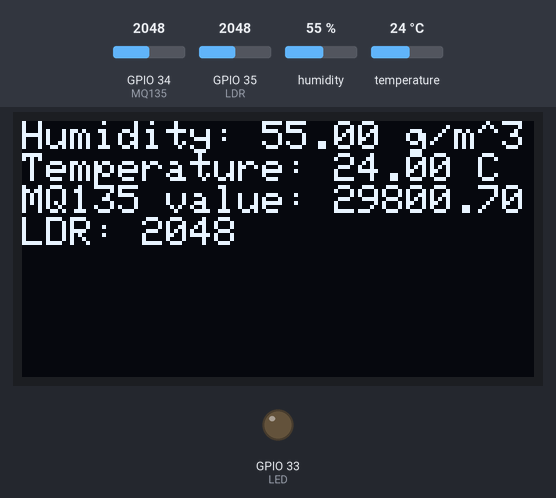
Bench run of a sketch on a simulated ESP32. Parts: 128×64 one-colour display, output pins drawn as LEDs (lit = HIGH). The inputs (shaded band) are chosen by the test bench; at power-on: GPIO 35 (LDR) = 2048, humidity 55 %, GPIO 34 (MQ135) = 2048, temperature 24 °C. What the sketch prints to the serial monitor is not drawn.

Above: at 2.2 s.
2.3 s: GPIO 35 (LDR) set to 1058
At 3.9 s:
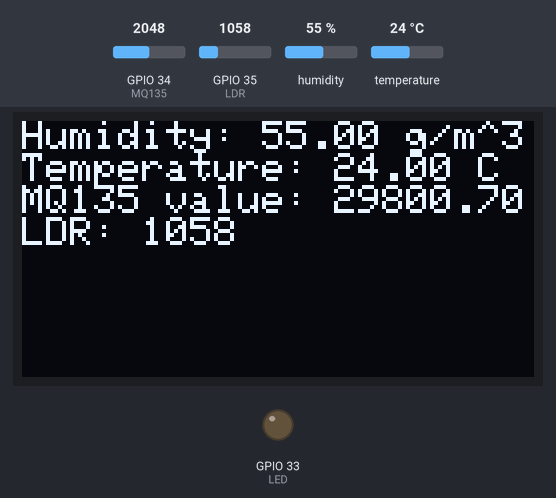
4.2 s: GPIO 35 (LDR) set to 949
At 5.3 s:
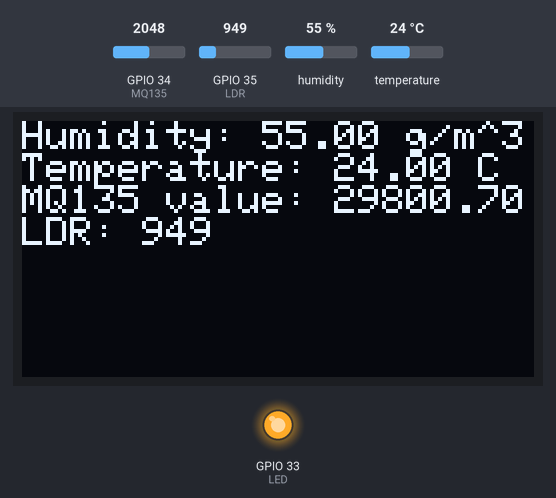
5.8 s: humidity set to 22 %
At 7.9 s:
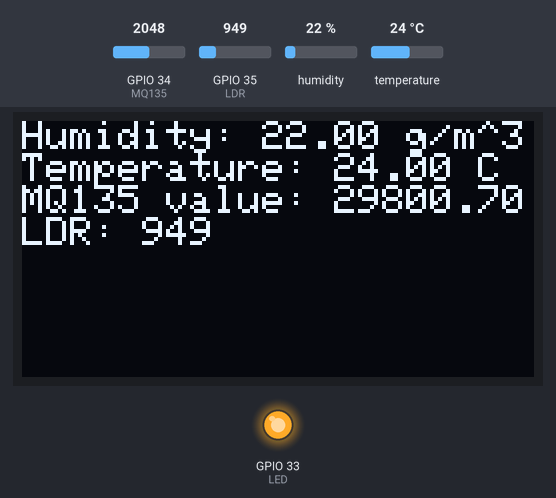
9.0 s: GPIO 34 (MQ135) set to 2866
At 10.2 s:
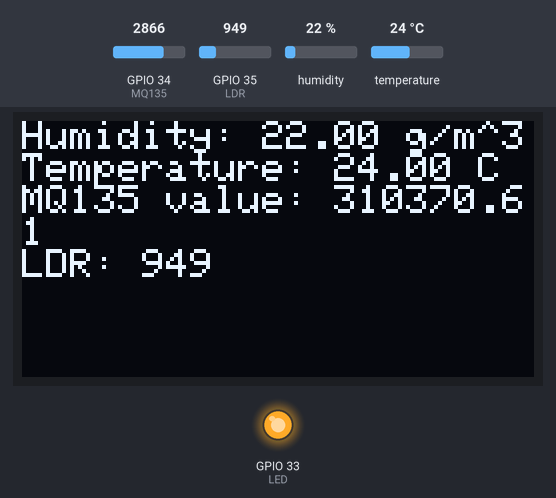
10.6 s: temperature set to 12 °C
At 12.6 s:
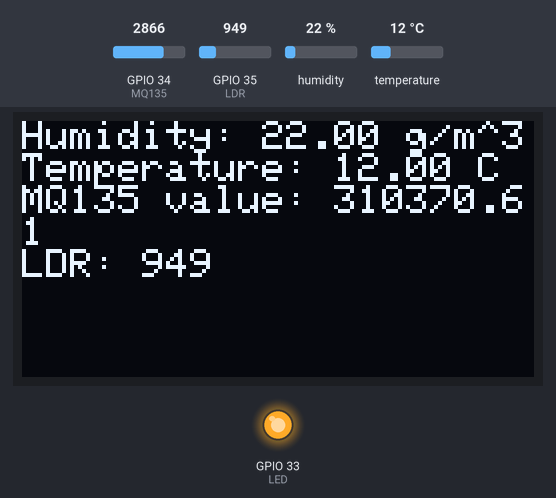
13.2 s: GPIO 34 (MQ135) set to 3972
At 13.9 s:
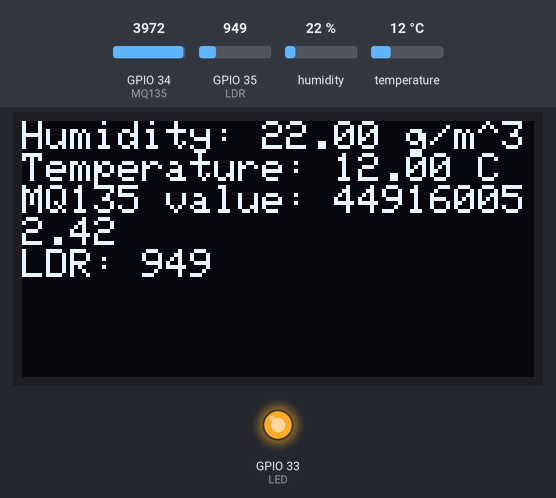
Timing chart, 0 to 15.9 s (numbered marks = the images above; inputs shaded):
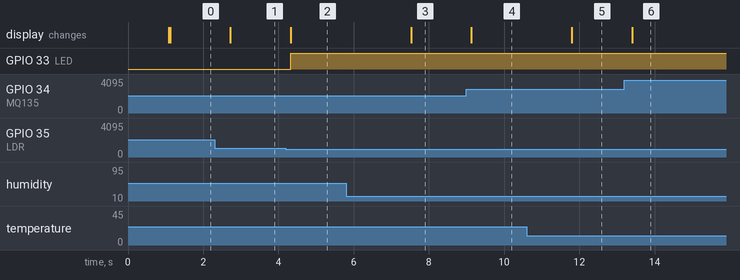

Measured:
- the behaviour switches between 1000 and 999 on GPIO 35 (LDR) (found by bisection; images 1 and 2)
- after the input at 2.3 s, the display: changes after 0.42 s (image 1)
- after the input at 4.2 s, GPIO 33 (LED): LOW → HIGH after 0.12 s; the display: changes after 0.12 s (image 2)
- after the input at 5.8 s, the display: changes after 1.7 s (image 3)
- after the input at 9.0 s, the display: changes after 0.12 s (image 4)
- after the input at 10.6 s, the display: changes after 1.2 s (image 5)
- after the input at 13.2 s, the display: changes after 0.20 s (image 6)

The sketch:

YTS_Project_Deeptendu_Krishiv_WISE_Prototye1.ino
```cpp
#include <DHT.h>
#include <DHT_U.h>
#include <Wire.h>

#include <SPI.h>
#include <Adafruit_GFX.h>
#include <Adafruit_SSD1306.h>

#define Width 128
#define Height 64
#define Reset -1
#define Address 0x3C

Adafruit_SSD1306 display = Adafruit_SSD1306(Width,Height, &Wire,Reset);
DHT dht = DHT(5,DHT22);
float v = 5.0;
float r2 = 10.0;
float r0 = 74.0;
float b = -2.769034857;
float a = 116.6020682;

#define MQ135 34
#define LDR 35
#define LED 33

void setup() {
  Serial.begin(9600);
  dht.begin();

  pinMode(MQ135, INPUT);
  pinMode(LDR,INPUT);
  pinMode(LED,OUTPUT);
  digitalWrite(LED, LOW);

  // SSD1306_SWITCHCAPVCC = generate display voltage from 3.3V internally
  display.begin(SSD1306_SWITCHCAPVCC, Address); // Address 0x3C for 128x32
  display.clearDisplay();

  display.setTextSize(1);
  display.setTextColor(SSD1306_WHITE);
  display.setCursor(0,0);
  display.println("connected!");
  display.setCursor(0,0);
  display.display(); // actually display all of the above
  delay(1000);
  display.clearDisplay();
  display.display();
}
void loop() {
  display.clearDisplay();
  display.setCursor(0,0);
  float temp = dht.readTemperature();
  float hum = dht.readHumidity();
  double v2 = analogRead(MQ135) * (v / 4095.0);
  double r1 = (r2 * (v - v2)) / v2;
  double ratio = r1 / r0;
  double ppm = a*pow(ratio, b);
  display.print("Humidity: ");
  display.print(hum);
  Serial.print("Humidity: ");
  Serial.println(hum);
  display.println(" g/m^3");
  display.print("Temperature: ");
  display.print(temp);
  Serial.print("Temperature: ");
  Serial.println(temp);
  display.println(" C");
  display.print("MQ135 value: ");
  display.println(ppm);
  Serial.print("MQ135 value: ");
  Serial.println(ppm);
  display.print("LDR: ");
  display.println(analogRead(LDR));
  Serial.print("LDR: ");
  Serial.println(analogRead(LDR));

  display.display();
  if(analogRead(LDR)<1000){
    digitalWrite(LED, HIGH);
  }
  else{
    digitalWrite(LED, LOW);
  }
  delay(500);
}
```
